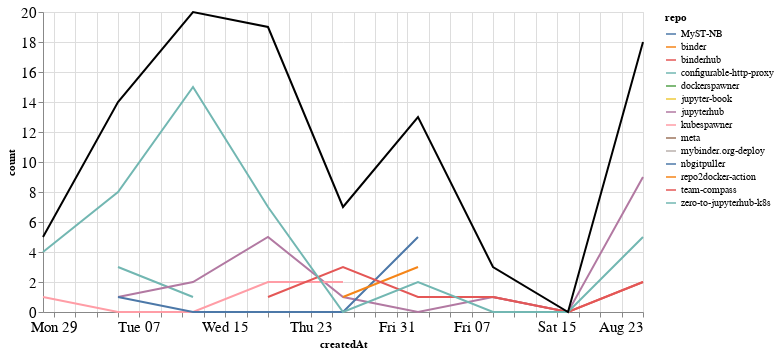

Notebook source saved alongside this figure:
### Markdown cell above
## Comments

### Code cell
comments_time = comments.groupby('repo').resample('W', on='createdAt').count()['author'].reset_index()
comments_time = comments_time.rename(columns={'author': 'count'})
comments_time_total = comments_time.groupby('createdAt').agg({"count": "sum"}).reset_index()
ch1 = alt.Chart(comments_time, width=600).mark_line().encode(
    x='createdAt',
    y='count',
    color='repo',
    tooltip="repo"
)

ch2 = alt.Chart(comments_time_total, width=600).mark_line(color="black").encode(
    x='createdAt',
    y='count',
)

ch1 + ch2

### Figure 1 — Vega-Lite specification as saved in the notebook (floating-point values rounded to 4 significant figures)
{"config": {"axisLeft": {"labelFontSize": 15}, "axisBottom": {"labelFontSize": 15}}, "layer": [{"data": {"name": "data-05fe7151c22d632a8f0a9ac8ea0784a3"}, "mark": "line", "encoding": {"color": {"type": "nominal", "field": "repo"}, "tooltip": {"type": "nominal", "field": "repo"}, "x": {"type": "temporal", "field": "createdAt"}, "y": {"type": "quantitative", "field": "count"}}, "width": 600}, {"data": {"name": "data-1fdd1acff73dff5c35f1bff675aea53a"}, "mark": {"type": "line", "color": "black"}, "encoding": {"x": {"type": "temporal", "field": "createdAt"}, "y": {"type": "quantitative", "field": "count"}}, "width": 600}], "$schema": "https://vega.github.io/schema/vega-lite/v4.8.1.json", "datasets": {"data-05fe7151c22d632a8f0a9ac8ea0784a3": [{"repo": "MyST-NB", "createdAt": "2020-08-02T00:00:00", "count": 2}, {"repo": "binder", "createdAt": "2020-07-19T00:00:00", "count": 2}, {"repo": "binderhub", "createdAt": "2020-08-09T00:00:00", "count": 1}, {"repo": "binderhub", "createdAt": "2020-08-16T00:00:00", "count": 0}, {"repo": "binderhub", "createdAt": "2020-08-23T00:00:00", "count": 2}, {"repo": "configurable-http-proxy", "createdAt": "2020-07-05T00:00:00", "count": 3}, {"repo": "configurable-http-proxy", "createdAt": "2020-07-12T00:00:00", "count": 1}, {"repo": "dockerspawner", "createdAt": "2020-07-05T00:00:00", "count": 1}, {"repo": "jupyter-book", "createdAt": "2020-07-12T00:00:00", "count": 1}, {"repo": "jupyterhub", "createdAt": "2020-07-05T00:00:00", "count": 1}, {"repo": "jupyterhub", "createdAt": "2020-07-12T00:00:00", "count": 2}, {"repo": "jupyterhub", "createdAt": "2020-07-19T00:00:00", "count": 5}, {"repo": "jupyterhub", "createdAt": "2020-07-26T00:00:00", "count": 1}, {"repo": "jupyterhub", "createdAt": "2020-08-02T00:00:00", "count": 0}, {"repo": "jupyterhub", "createdAt": "2020-08-09T00:00:00", "count": 1}, {"repo": "jupyterhub", "createdAt": "2020-08-16T00:00:00", "count": 0}, {"repo": "jupyterhub", "createdAt": "2020-08-23T00:00:00", "count": 9}, {"repo": "kubespawner", "createdAt": "2020-06-28T00:00:00", "count": 1}, {"repo": "kubespawner", "createdAt": "2020-07-05T00:00:00", "count": 0}, {"repo": "kubespawner", "createdAt": "2020-07-12T00:00:00", "count": 0}, {"repo": "kubespawner", "createdAt": "2020-07-19T00:00:00", "count": 2}, {"repo": "kubespawner", "createdAt": "2020-07-26T00:00:00", "count": 2}, {"repo": "meta", "createdAt": "2020-07-19T00:00:00", "count": 2}, {"repo": "mybinder.org-deploy", "createdAt": "2020-07-12T00:00:00", "count": 1}, {"repo": "nbgitpuller", "createdAt": "2020-07-05T00:00:00", "count": 1}, {"repo": "nbgitpuller", "createdAt": "2020-07-12T00:00:00", "count": 0}, {"repo": "nbgitpuller", "createdAt": "2020-07-19T00:00:00", "count": 0}, {"repo": "nbgitpuller", "createdAt": "2020-07-26T00:00:00", "count": 0}, {"repo": "nbgitpuller", "createdAt": "2020-08-02T00:00:00", "count": 5}, {"repo": "repo2docker-action", "createdAt": "2020-07-26T00:00:00", "count": 1}, {"repo": "repo2docker-action", "createdAt": "2020-08-02T00:00:00", "count": 3}, {"repo": "team-compass", "createdAt": "2020-07-19T00:00:00", "count": 1}, {"repo": "team-compass", "createdAt": "2020-07-26T00:00:00", "count": 3}, {"repo": "team-compass", "createdAt": "2020-08-02T00:00:00", "count": 1}, {"repo": "team-compass", "createdAt": "2020-08-09T00:00:00", "count": 1}, {"repo": "team-compass", "createdAt": "2020-08-16T00:00:00", "count": 0}, {"repo": "team-compass", "createdAt": "2020-08-23T00:00:00", "count": 2}, {"repo": "zero-to-jupyterhub-k8s", "createdAt": "2020-06-28T00:00:00", "count": 4}, {"repo": "zero-to-jupyterhub-k8s", "createdAt": "2020-07-05T00:00:00", "count": 8}, {"repo": "zero-to-jupyterhub-k8s", "createdAt": "2020-07-12T00:00:00", "count": 15}, {"repo": "zero-to-jupyterhub-k8s", "createdAt": "2020-07-19T00:00:00", "count": 7}, {"repo": "zero-to-jupyterhub-k8s", "createdAt": "2020-07-26T00:00:00", "count": 0}, {"repo": "zero-to-jupyterhub-k8s", "createdAt": "2020-08-02T00:00:00", "count": 2}, {"repo": "zero-to-jupyterhub-k8s", "createdAt": "2020-08-09T00:00:00", "count": 0}, {"repo": "zero-to-jupyterhub-k8s", "createdAt": "2020-08-16T00:00:00", "count": 0}, {"repo": "zero-to-jupyterhub-k8s", "createdAt": "2020-08-23T00:00:00", "count": 5}], "data-1fdd1acff73dff5c35f1bff675aea53a": [{"createdAt": "2020-06-28T00:00:00", "count": 5}, {"createdAt": "2020-07-05T00:00:00", "count": 14}, {"createdAt": "2020-07-12T00:00:00", "count": 20}, {"createdAt": "2020-07-19T00:00:00", "count": 19}, {"createdAt": "2020-07-26T00:00:00", "count": 7}, {"createdAt": "2020-08-02T00:00:00", "count": 13}, {"createdAt": "2020-08-09T00:00:00", "count": 3}, {"createdAt": "2020-08-16T00:00:00", "count": 0}, {"createdAt": "2020-08-23T00:00:00", "count": 18}]}}
